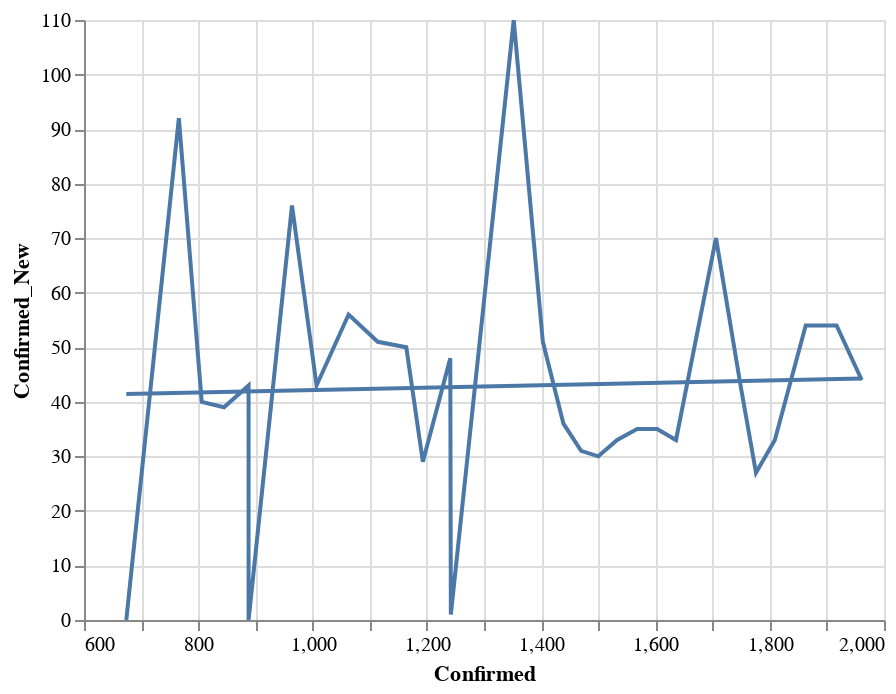

Notebook cell for this chart:
### Code cell
data = county_level
state = alt.Chart(data[data['County'] == 'Alameda'].sort_values('Date').tail(30)).mark_line().encode(
    x='Confirmed:Q',
    y='Confirmed_New:Q'
)
reg = state.transform_regression("Confirmed", "Confirmed_New", method="linear").mark_line()
(state+reg).interactive()

### Figure 1 — Vega-Lite specification as saved in the notebook (floating-point values rounded to 4 significant figures)
{"config": {"view": {"continuousWidth": 400, "continuousHeight": 300}}, "layer": [{"mark": "line", "encoding": {"x": {"type": "quantitative", "field": "Confirmed"}, "y": {"type": "quantitative", "field": "Confirmed_New"}}, "selection": {"selector475": {"type": "interval", "bind": "scales", "encodings": ["x", "y"]}}}, {"mark": "line", "encoding": {"x": {"type": "quantitative", "field": "Confirmed"}, "y": {"type": "quantitative", "field": "Confirmed_New"}}, "transform": [{"on": "Confirmed", "regression": "Confirmed_New", "method": "linear"}]}], "data": {"name": "data-596e31fe30a61b7772ce0ba820cafb29"}, "$schema": "https://vega.github.io/schema/vega-lite/v4.0.2.json", "datasets": {"data-596e31fe30a61b7772ce0ba820cafb29": [{"County": "Alameda", "Date": "04-09-2020", "Confirmed": 674.0, "Deaths": 16.0, "Recovered": 0.0, "Confirmed_New": 0.0, "Deaths_New": 0.0, "Recovered_New": 0.0, "Active": 658.0}, {"County": "Alameda", "Date": "04-10-2020", "Confirmed": 766.0, "Deaths": 20.0, "Recovered": 0.0, "Confirmed_New": 92.0, "Deaths_New": 4.0, "Recovered_New": 0.0, "Active": 746.0}, {"County": "Alameda", "Date": "04-11-2020", "Confirmed": 806.0, "Deaths": 21.0, "Recovered": 0.0, "Confirmed_New": 40.0, "Deaths_New": 1.0, "Recovered_New": 0.0, "Active": 785.0}, {"County": "Alameda", "Date": "04-12-2020", "Confirmed": 845.0, "Deaths": 23.0, "Recovered": 0.0, "Confirmed_New": 39.0, "Deaths_New": 2.0, "Recovered_New": 0.0, "Active": 822.0}, {"County": "Alameda", "Date": "04-13-2020", "Confirmed": 888.0, "Deaths": 23.0, "Recovered": 0.0, "Confirmed_New": 43.0, "Deaths_New": 0.0, "Recovered_New": 0.0, "Active": 865.0}, {"County": "Alameda", "Date": "04-14-2020", "Confirmed": 888.0, "Deaths": 23.0, "Recovered": 0.0, "Confirmed_New": 0.0, "Deaths_New": 0.0, "Recovered_New": 0.0, "Active": 865.0}, {"County": "Alameda", "Date": "04-15-2020", "Confirmed": 964.0, "Deaths": 36.0, "Recovered": 0.0, "Confirmed_New": 76.0, "Deaths_New": 13.0, "Recovered_New": 0.0, "Active": 928.0}, {"County": "Alameda", "Date": "04-16-2020", "Confirmed": 1007.0, "Deaths": 39.0, "Recovered": 0.0, "Confirmed_New": 43.0, "Deaths_New": 3.0, "Recovered_New": 0.0, "Active": 968.0}, {"County": "Alameda", "Date": "04-17-2020", "Confirmed": 1063.0, "Deaths": 40.0, "Recovered": 0.0, "Confirmed_New": 56.0, "Deaths_New": 1.0, "Recovered_New": 0.0, "Active": 1023.0}, {"County": "Alameda", "Date": "04-18-2020", "Confirmed": 1114.0, "Deaths": 41.0, "Recovered": 0.0, "Confirmed_New": 51.0, "Deaths_New": 1.0, "Recovered_New": 0.0, "Active": 1073.0}, {"County": "Alameda", "Date": "04-19-2020", "Confirmed": 1164.0, "Deaths": 42.0, "Recovered": 0.0, "Confirmed_New": 50.0, "Deaths_New": 1.0, "Recovered_New": 0.0, "Active": 1122.0}, {"County": "Alameda", "Date": "04-20-2020", "Confirmed": 1193.0, "Deaths": 42.0, "Recovered": 0.0, "Confirmed_New": 29.0, "Deaths_New": 0.0, "Recovered_New": 0.0, "Active": 1151.0}, {"County": "Alameda", "Date": "04-21-2020", "Confirmed": 1241.0, "Deaths": 43.0, "Recovered": 0.0, "Confirmed_New": 48.0, "Deaths_New": 1.0, "Recovered_New": 0.0, "Active": 1198.0}, {"County": "Alameda", "Date": "04-22-2020", "Confirmed": 1242.0, "Deaths": 43.0, "Recovered": 0.0, "Confirmed_New": 1.0, "Deaths_New": 0.0, "Recovered_New": 0.0, "Active": 1199.0}, {"County": "Alameda", "Date": "04-23-2020", "Confirmed": 1352.0, "Deaths": 46.0, "Recovered": 0.0, "Confirmed_New": 110.0, "Deaths_New": 3.0, "Recovered_New": 0.0, "Active": 1306.0}, {"County": "Alameda", "Date": "04-24-2020", "Confirmed": 1403.0, "Deaths": 48.0, "Recovered": 0.0, "Confirmed_New": 51.0, "Deaths_New": 2.0, "Recovered_New": 0.0, "Active": 1355.0}, {"County": "Alameda", "Date": "04-25-2020", "Confirmed": 1439.0, "Deaths": 52.0, "Recovered": 0.0, "Confirmed_New": 36.0, "Deaths_New": 4.0, "Recovered_New": 0.0, "Active": 1387.0}, {"County": "Alameda", "Date": "04-26-2020", "Confirmed": 1470.0, "Deaths": 52.0, "Recovered": 0.0, "Confirmed_New": 31.0, "Deaths_New": 0.0, "Recovered_New": 0.0, "Active": 1418.0}, {"County": "Alameda", "Date": "04-27-2020", "Confirmed": 1500.0, "Deaths": 52.0, "Recovered": 0.0, "Confirmed_New": 30.0, "Deaths_New": 0.0, "Recovered_New": 0.0, "Active": 1448.0}, {"County": "Alameda", "Date": "04-28-2020", "Confirmed": 1533.0, "Deaths": 55.0, "Recovered": 0.0, "Confirmed_New": 33.0, "Deaths_New": 3.0, "Recovered_New": 0.0, "Active": 1478.0}, {"County": "Alameda", "Date": "04-29-2020", "Confirmed": 1568.0, "Deaths": 57.0, "Recovered": 0.0, "Confirmed_New": 35.0, "Deaths_New": 2.0, "Recovered_New": 0.0, "Active": 1511.0}, {"County": "Alameda", "Date": "04-30-2020", "Confirmed": 1603.0, "Deaths": 60.0, "Recovered": 0.0, "Confirmed_New": 35.0, "Deaths_New": 3.0, "Recovered_New": 0.0, "Active": 1543.0}, {"County": "Alameda", "Date": "05-01-2020", "Confirmed": 1636.0, "Deaths": 62.0, "Recovered": 0.0, "Confirmed_New": 33.0, "Deaths_New": 2.0, "Recovered_New": 0.0, "Active": 1574.0}, {"County": "Alameda", "Date": "05-02-2020", "Confirmed": 1706.0, "Deaths": 63.0, "Recovered": 0.0, "Confirmed_New": 70.0, "Deaths_New": 1.0, "Recovered_New": 0.0, "Active": 1643.0}, {"County": "Alameda", "Date": "05-03-2020", "Confirmed": 1749.0, "Deaths": 63.0, "Recovered": 0.0, "Confirmed_New": 43.0, "Deaths_New": 0.0, "Recovered_New": 0.0, "Active": 1686.0}, {"County": "Alameda", "Date": "05-04-2020", "Confirmed": 1776.0, "Deaths": 63.0, "Recovered": 0.0, "Confirmed_New": 27.0, "Deaths_New": 0.0, "Recovered_New": 0.0, "Active": 1713.0}, {"County": "Alameda", "Date": "05-05-2020", "Confirmed": 1809.0, "Deaths": 66.0, "Recovered": 0.0, "Confirmed_New": 33.0, "Deaths_New": 3.0, "Recovered_New": 0.0, "Active": 1743.0}, {"County": "Alameda", "Date": "05-06-2020", "Confirmed": 1863.0, "Deaths": 66.0, "Recovered": 0.0, "Confirmed_New": 54.0, "Deaths_New": 0.0, "Recovered_New": 0.0, "Active": 1797.0}, {"County": "Alameda", "Date": "05-07-2020", "Confirmed": 1917.0, "Deaths": 67.0, "Recovered": 0.0, "Confirmed_New": 54.0, "Deaths_New": 1.0, "Recovered_New": 0.0, "Active": 1850.0}, {"County": "Alameda", "Date": "05-08-2020", "Confirmed": 1961.0, "Deaths": 70.0, "Recovered": 0.0, "Confirmed_New": 44.0, "Deaths_New": 3.0, "Recovered_New": 0.0, "Active": 1891.0}]}}
